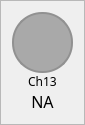
                     <widget class="QFrame" name="frame_ch13">
                      <property name="maximumSize">
                       <size>
                        <width>80</width>
                        <height>150</height>
                       </size>
                      </property>
                      <property name="styleSheet">
                       <string notr="true">font:12px</string>
                      </property>
                      <property name="frameShape">
                       <enum>QFrame::StyledPanel</enum>
                      </property>
                      <property name="frameShadow">
                       <enum>QFrame::Raised</enum>
                      </property>
                      <layout class="QVBoxLayout" name="verticalLayout_31">
                       <property name="spacing">
                        <number>0</number>
                       </property>
                       <item>
                        <widget class="QFrame" name="frame_ch13_color">
                         <property name="sizePolicy">
                          <sizepolicy hsizetype="Fixed" vsizetype="Fixed">
                           <horstretch>0</horstretch>
                           <verstretch>0</verstretch>
                          </sizepolicy>
                         </property>
                         <property name="minimumSize">
                          <size>
                           <width>61</width>
                           <height>61</height>
                          </size>
                         </property>
                         <property name="maximumSize">
                          <size>
                           <width>1000</width>
                           <height>61</height>
                          </size>
                         </property>
                         <property name="sizeIncrement">
                          <size>
                           <width>1</width>
                           <height>1</height>
                          </size>
                         </property>
                         <property name="styleSheet">
                          <string notr="true">border: 2px solid rgb(145, 145, 145);
border-radius: 30px;
background-color: rgb(169, 169, 169)</string>
                         </property>
                         <property name="frameShape">
                          <enum>QFrame::StyledPanel</enum>
                         </property>
                         <property name="frameShadow">
                          <enum>QFrame::Raised</enum>
                         </property>
                        </widget>
                       </item>
                       <item>
                        <widget class="QLabel" name="label_ch13">
                         <property name="minimumSize">
                          <size>
                           <width>61</width>
                           <height>0</height>
                          </size>
                         </property>
                         <property name="maximumSize">
                          <size>
                           <width>16777215</width>
                           <height>30</height>
                          </size>
                         </property>
                         <property name="font">
                          <font>
                           <family>DM Sans</family>
                           <pointsize>-1</pointsize>
                           <weight>50</weight>
                           <italic>false</italic>
                           <bold>false</bold>
                          </font>
                         </property>
                         <property name="text">
                          <string>Ch13</string>
                         </property>
                         <property name="alignment">
                          <set>Qt::AlignCenter</set>
                         </property>
                        </widget>
                       </item>
                       <item>
                        <widget class="QLabel" name="label_ch13_value">
                         <property name="minimumSize">
                          <size>
                           <width>61</width>
                           <height>0</height>
                          </size>
                         </property>
                         <property name="maximumSize">
                          <size>
                           <width>16777215</width>
                           <height>30</height>
                          </size>
                         </property>
                         <property name="font">
                          <font>
                           <family>DM Sans</family>
                           <pointsize>12</pointsize>
                           <weight>50</weight>
                           <italic>false</italic>
                           <bold>false</bold>
                          </font>
                         </property>
                         <property name="styleSheet">
                          <string notr="true">font:12pt</string>
                         </property>
                         <property name="text">
                          <string>NA</string>
                         </property>
                         <property name="alignment">
                          <set>Qt::AlignCenter</set>
                         </property>
                        </widget>
                       </item>
                      </layout>
                     </widget>
